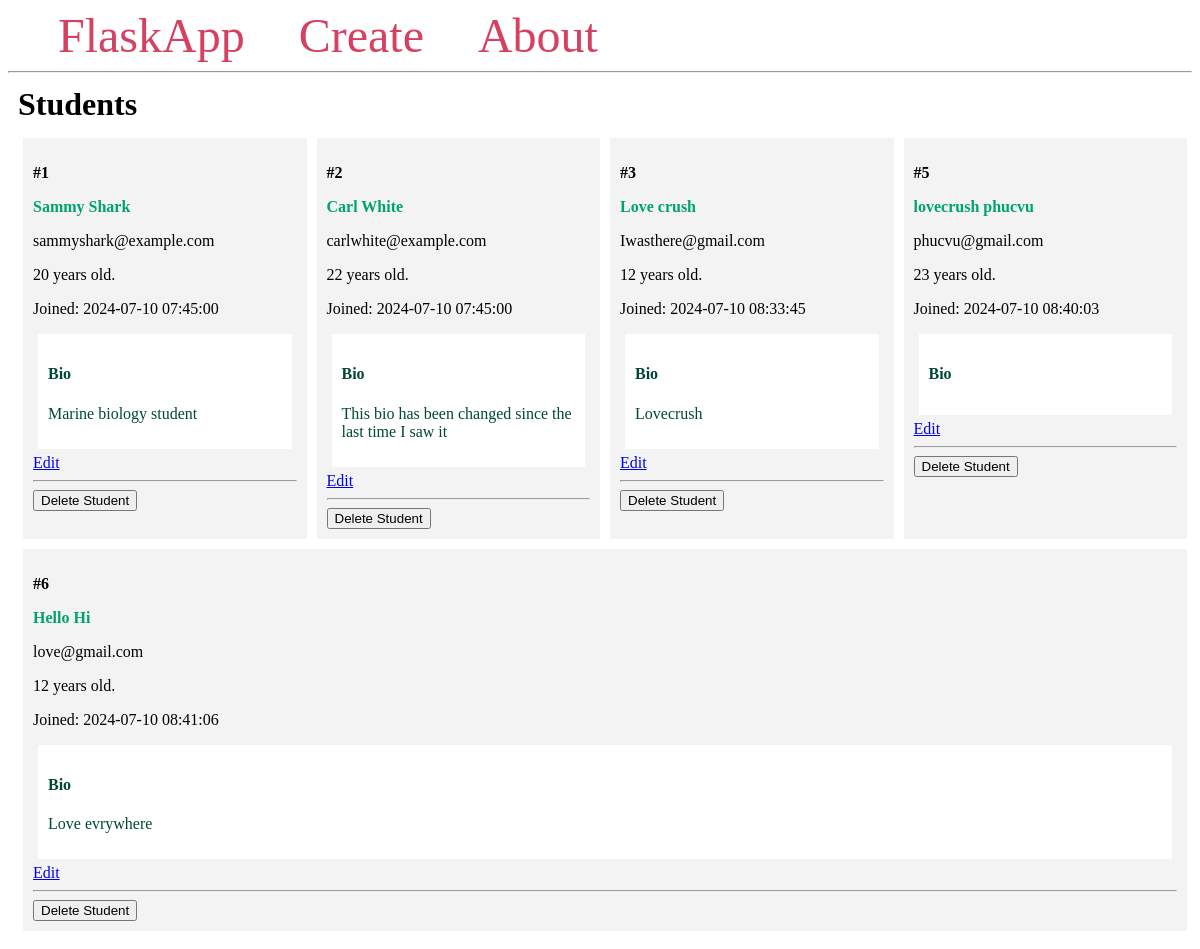
The page / on the database its author committed.
### app.py (models this page shows, shortened)
class Student(db.Model):
    id = db.Column(db.Integer, primary_key=True)
    firstname = db.Column(db.String(100), nullable=False)
    lastname = db.Column(db.String(100), nullable=False)
    email = db.Column(db.String(80), unique=True, nullable=False)
    age = db.Column(db.Integer)
    created_at = db.Column(db.DateTime(timezone=True),server_default=func.now())
    bio = db.Column(db.Text)

### app.py (the view)
@app.route("/")
def index():
    students = Student.query.all()
    return render_template('index.html', students=students)

### templates/index.html
{% extends 'base.html' %}
{% block content %}
    <h1 class="title">{% block title %}  Students {% endblock %}</h1>
    <div class="content">
        {% for student in students %}
        <div class="student">
            <p><b>#{{ student.id }}</b></p>
            <b>
                <p class="name">
                    <a href="{{ url_for('student', student_id=student.id)}}">
                        {{ student.firstname }} {{ student.lastname }}
                    </a>
                </p>
            </b>
            <p>{{ student.email }}</p>
            <p>{{ student.age }} years old.</p>
            <p>Joined: {{ student.created_at }}</p>
            <div class="bio">
                <h4>Bio</h4>
                <p>{{ student.bio }}</p>
            </div>
            <a href="{{ url_for('edit', student_id=student.id) }}">Edit</a>
            <hr>
            <form method="POST"
                    action="{{ url_for('delete', student_id=student.id) }}">
                <input type="submit" value="Delete Student"
                    onclick="return confirm('Are you sure you want to delete this entry?')">
            </form>
        </div>
    {% endfor %}
    </div>
{% endblock %}

### templates/base.html (shortened to what this page needs)
<!DOCTYPE html>
<html lang="en">
<head>
</head>
<body>
    <nav>
        <a href="{{ url_for('index') }}">FlaskApp</a>
        <a href="{{ url_for('create') }}">Create</a>
        <a href="#">About</a>
    </nav>
    <hr>
    <div class="content">
        {% block content %} {% endblock %}
    </div>
</body>
</html>

### templates/base.html (style rules this page uses)
.title { margin: 5px; }
.content { margin: 5px; width: 100%; display: flex; flex-direction: row; flex-wrap: wrap; }
.student { flex: 20%; padding: 10px; margin: 5px; background-color: #f3f3f3; inline-size: 100%; }
.bio { padding: 10px; margin: 5px; background-color: #ffffff; color: #004835; }
.name a { color: #00a36f; text-decoration: none; }
nav a { color: #d64161; font-size: 3em; margin-left: 50px; text-decoration: none; }

### rows shown on the page
Student: id "1", firstname "Sammy", lastname "Shark", email "sammyshark@example.com", age "20", created_at "2024-07-10 07:45:00", bio "Marine biology student"
Student: id "2", firstname "Carl", lastname "White", email "carlwhite@example.com", age "22", created_at "2024-07-10 07:45:00", bio "This bio has been changed since the last time I saw it"
Student: id "3", firstname "Love", lastname "crush", email "Iwasthere@gmail.com", age "12", created_at "2024-07-10 08:33:45", bio "Lovecrush"
Student: id "5", firstname "lovecrush", lastname "phucvu", email "phucvu@gmail.com", age "23", created_at "2024-07-10 08:40:03"
Student: id "6", firstname "Hello", lastname "Hi", email "love@gmail.com", age "12", created_at "2024-07-10 08:41:06", bio "Love evrywhere"
